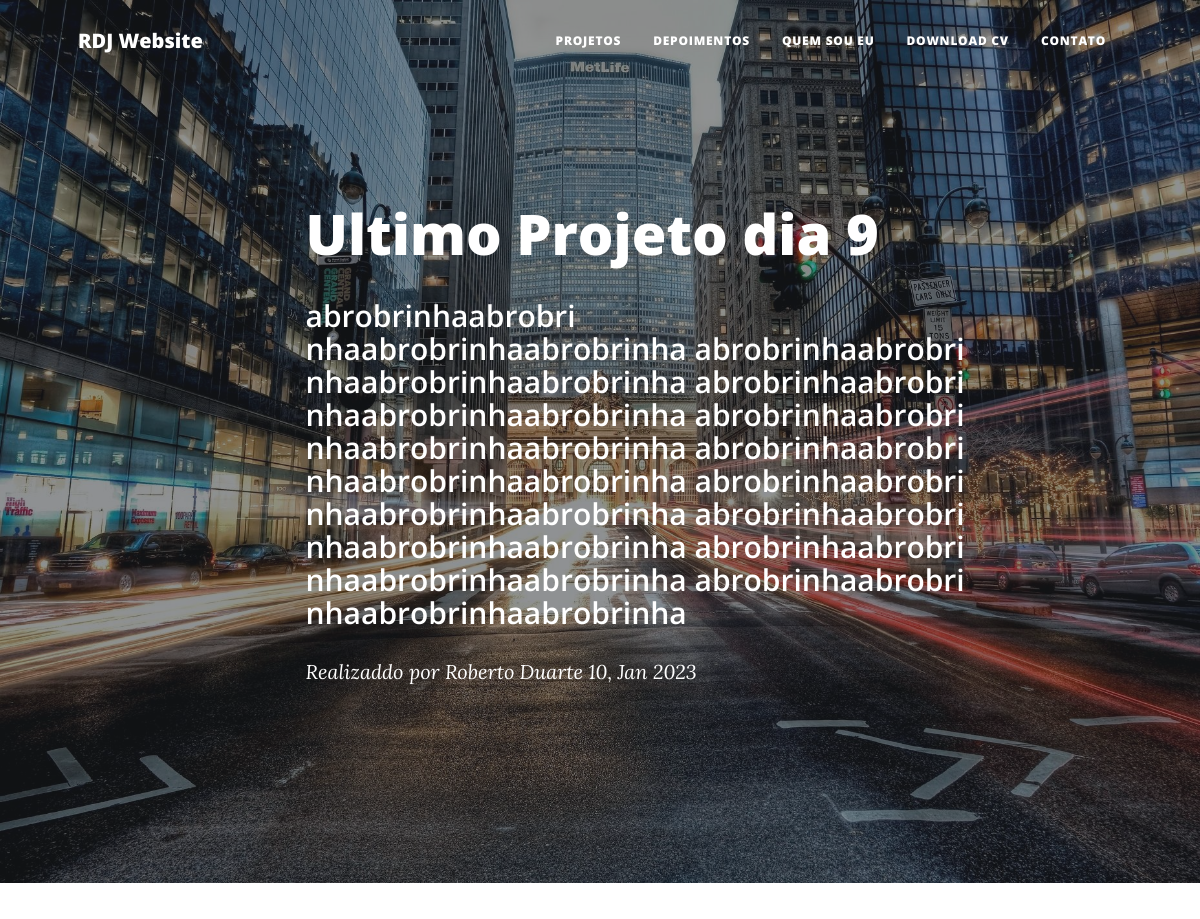
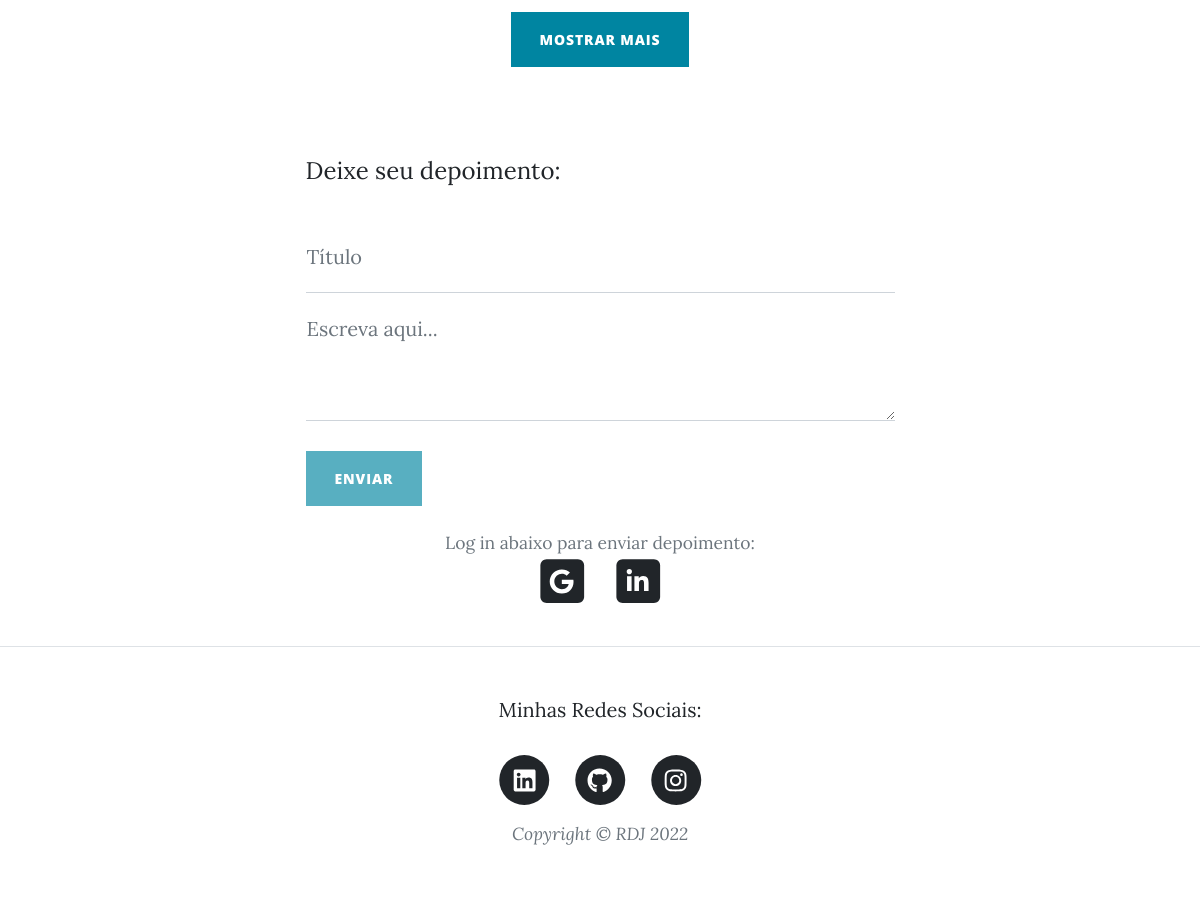
The app's page /project/ultimo-projeto-dia-9 with its own data (2 pictures, top to bottom).
### siteblog/models.py (models this page shows, shortened)
class Project(models.Model):
    title = models.CharField(max_length=255)
    summary = RichTextField()
    content = RichTextUploadingField()
    learning = RichTextField()
    author = models.ForeignKey(User,on_delete=models.PROTECT)
    repository = models.URLField()
    deploy = models.URLField()
    cover = models.ImageField()
    tags = TaggableManager()
    slug = AutoSlugField(null=True,unique=True, max_length=100,default=None,populate_from='title')
    created_at = models.DateField(default=date.today())
    class Meta:
        ordering = ('-created_at',)

### siteblog/views.py (the view, shortened to what this page needs)
# urls.py: path('project/<slug:slug>',views.project),
def project(request, slug):
    project = Project.objects.get(slug=slug)
    form = Post()
    post_project = Project.objects.get(slug=slug)
    posts = VisitorsPost.objects.filter(project=post_project)
    print(posts)
    return render(request, 'project.html', {'project': project, 'form': form,'posts':posts})

### siteblog/forms.py
class Post(ModelForm):
    title = forms.CharField(max_length=255, widget=forms.TextInput(attrs={"class": "form-control","id": "title","placeholder": "Enter your message here..."}))
    content = forms.CharField(max_length=255, widget=forms.Textarea(attrs={"class":"form-control","id":"message","style":"height: 8rem", "placeholder":"Enter your message here..." }))
    class Meta:
        model = VisitorsPost
        fields = ['title', 'content']

### templates/project.html (shortened to what this page needs)
{% extends 'layout.html' %}
{% load static %}
{% block sub_header %}
<header class="masthead" style="background-image: url('{{ project.cover.url }}')" >
            <div class="container position-relative px-4 px-lg-5">
                <div class="row gx-4 gx-lg-5 justify-content-center">
                    <div class="col-md-10 col-lg-8 col-xl-7">
                        <div class="post-heading">
                            <h1>{{project.title}}
                            </h1>
                            <h2 class="subheading">{{project.summary|safe}}</h2>
                            <span class="meta">
                                Realizaddo por
                                <a href="about.html">Roberto Duarte
                                </a>
                                {{project.created_at|date:'d, M Y'}}
                            </span>
                        </div>
                    </div>
                </div>
            </div>
        </header>
{% endblock %}
{% block content %}
<article class="mb-4">
            <div class="container px-4 px-lg-5" id="Project">
                <div class="row gx-4 gx-lg-5 justify-content-center">
                    <div class="col-md-10 col-lg-8 col-xl-7">
                        <section id="visitorposts">
                        <div id="loading-box-posts">
                        <div class="d-flex justify-content-center mb-4"><button onclick="ShowMorePosts()" id="load-btn-posts"
                            class="btn btn-primary text-uppercase">Mostrar mais</button></div>
                        </div>
                    </section>
                </div>
            </div>
        </div>
        {% include 'postform.html' %}
{% endblock %}

### templates/layout.html (shortened to what this page needs)
{% load static %}
<!DOCTYPE html>
<html lang="pt">
    <head>
        <link href="https://cdn.jsdelivr.net/npm/bootstrap@5.2.3/dist/css/bootstrap.min.css" rel="stylesheet">
        <link rel="stylesheet" href="{% static 'css/styles.css' %}">
        <link rel="stylesheet" href="{% static 'css/styles2.css' %}">
    </head>
    <body>
        <nav class="navbar navbar-expand-lg navbar-light" id="mainNav">
            <div class="container px-4 px-lg-5">
                <a class="navbar-brand" href="/">RDJ Website</a>
                <div class="collapse navbar-collapse" id="navbarResponsive">
                    <ul class="navbar-nav ms-auto py-4 py-lg-0">
                        <li class="nav-item"><a class="nav-link px-lg-3 py-3 py-lg-4" href="#mainsection">Projetos</a></li>
                        <li class="nav-item"><a class="nav-link px-lg-3 py-3 py-lg-4" href="#visitorposts">Depoimentos</a></li>
                        <li class="nav-item"><a class="nav-link px-lg-3 py-3 py-lg-4" href="about.html">Quem sou eu</a></li>
                        <li class="nav-item"><a class="nav-link px-lg-3 py-3 py-lg-4" href="{% url 'downloadfile' %}">Download CV</a></li>
                        <li class="nav-item"><a class="nav-link px-lg-3 py-3 py-lg-4" href="contact.html">Contato</a></li>
                    </ul>
                </div>
            </div>
        </nav>
        {% block sub_header %}
        {% endblock %}
        {% block content %}
        {% endblock %}
        <footer class="border-top">
            <div class="container px-4 px-lg-5" div="Project">
                <div class="row gx-4 gx-lg-5 justify-content-center">
                    <div class="x-large text-center">Minhas Redes Sociais:</div>
                    <div class="col-md-10 col-lg-8 col-xl-7">
                        <ul class="list-inline text-center">
                            <li class="list-inline-item">
                                <a  href="https://www.linkedin.com/in/robertoduartejr/" target="_blank">
                                    <span class="fa-stack fa-lg">
                                        <i class="fas fa-circle fa-stack-2x"></i>
                                        <i class="fab fa-linkedin fa-stack-1x fa-inverse"></i>
                                    </span>
                                </a>
                            </li>
                            <li class="list-inline-item">
                                <a href="https://github.com/robertoduartejr" target="_blank">
                                    <span class="fa-stack fa-lg">
                                        <i class="fas fa-circle fa-stack-2x"></i>
                                        <i class="fab fa-github fa-stack-1x fa-inverse"></i>
                                    </span>
                                </a>
                            </li>
                            <li class="list-inline-item">
                                <a href="https://github.com/robertoduartejr" target="_blank">
                                    <span class="fa-stack fa-lg">
                                        <i class="fas fa-circle fa-stack-2x"></i>
                                        <i class="fab fa-instagram fa-stack-1x fa-inverse"></i>
                                    </span>
                                </a>
                            </li>
                        </ul>
                        <div class="small text-center text-muted fst-italic">Copyright &copy; RDJ 2022</div>
                    </div>
                </div>
            </div>
        </footer>
    </body>
</html>

### templates/postform.html (shortened to what this page needs)
<main class="mb-4">
  <div class="container px-4 px-lg-5">
    <div class="row gx-4 gx-lg-5 justify-content-center">
      <div class="col-md-10 col-lg-8 col-xl-7">
        <br />
        <form id="contactForm" method="POST">
          <p style="font-size: x-large">Deixe seu depoimento:</p>
          <div class="form-floating">
            {% csrf_token %} {{form.title}}
            <label for="title">Título</label>
          </div>
          <div class="form-floating">
            {{form.content}}
            <label for="message">Escreva aqui...</label>
          </div>
          <br />
          {% if request.user.is_authenticated%}
          <div class="d-flex justify-content-left mb-4">
            <button class="btn btn-primary text-uppercase" type="submit">
              Enviar
            </button>
          </div>
            <a  href="https://www.linkedin.com/in/robertoduartejr/" target="_blank">
            <ul class="list-inline text-center">
              <li>
                <b>Logout</b>
                <i class="fa fa-sign-out" aria-hidden="true"></i>
              </li>
            </a>
            </ul>
          {%else%}
          <div class="d-flex justify-content-left mb-4">
            <button
              class="btn btn-primary text-uppercase disabled"
              type="submit"
            >
              Enviar
            </button>
          </div>
        </form>
        <div class="container px-4 px-lg-5" div="Project">
          <div class="row gx-4 gx-lg-5 justify-content-center">
            <div class="small text-center text-muted">
              Log in abaixo para enviar depoimento:
            </div>
            <div class="col-md-10 col-lg-8 col-xl-7">
              <ul class="list-inline text-center">
                <li class="list-inline-item">
                  <a
                    href="/accounts/google/login/?next={{request.path}}"
                    target="_blank"
                  >
                    <span class="fa-stack fa-lg">
                      <i class="fas fa-square fa-stack-2x"></i>
                      <i class="fab fa-google fa-stack-1x fa-inverse"></i>
                    </span>
                  </a>
                </li>
                <li class="list-inline-item">
                  <a href="/accounts/linkedin_oauth2/login/?next={{request.path}}" target="_blank">
                    <span class="fa-stack fa-lg">
                      <i class="fas fa-square fa-stack-2x"></i>
                      <i class="fab fa-linkedin-in fa-stack-1x fa-inverse"></i>
                    </span>
                  </a>
                </li>
              </ul>
            </div>
          </div>
        </div>
        {%endif%}
      </div>
    </div>
  </div>
</main>

### records on screen
Project: cover (picture), title "Ultimo Projeto dia 9", summary "abrobrinhaabrobri nhaabrobrinhaabrobrinha abrobrinhaabrobri nhaabrobrinhaabrobrinha abrobrinhaabrobri nhaabrobrinhaabrobrinha abrobrinhaabrobri nhaabrobrinhaabrobrinha abrobrinhaabrobri nhaabrobrinhaabrobrinha abrobrinhaabrobri nhaabrobrinhaabrobrinha abrobrinhaabrobri nhaabrobrinhaabrobrinha abrobrinhaabrobri nhaabrobrinhaabrobrinha abrobrinhaabrobri nhaabrobrinhaabrobrinha", created_at "10, Jan 2023"
